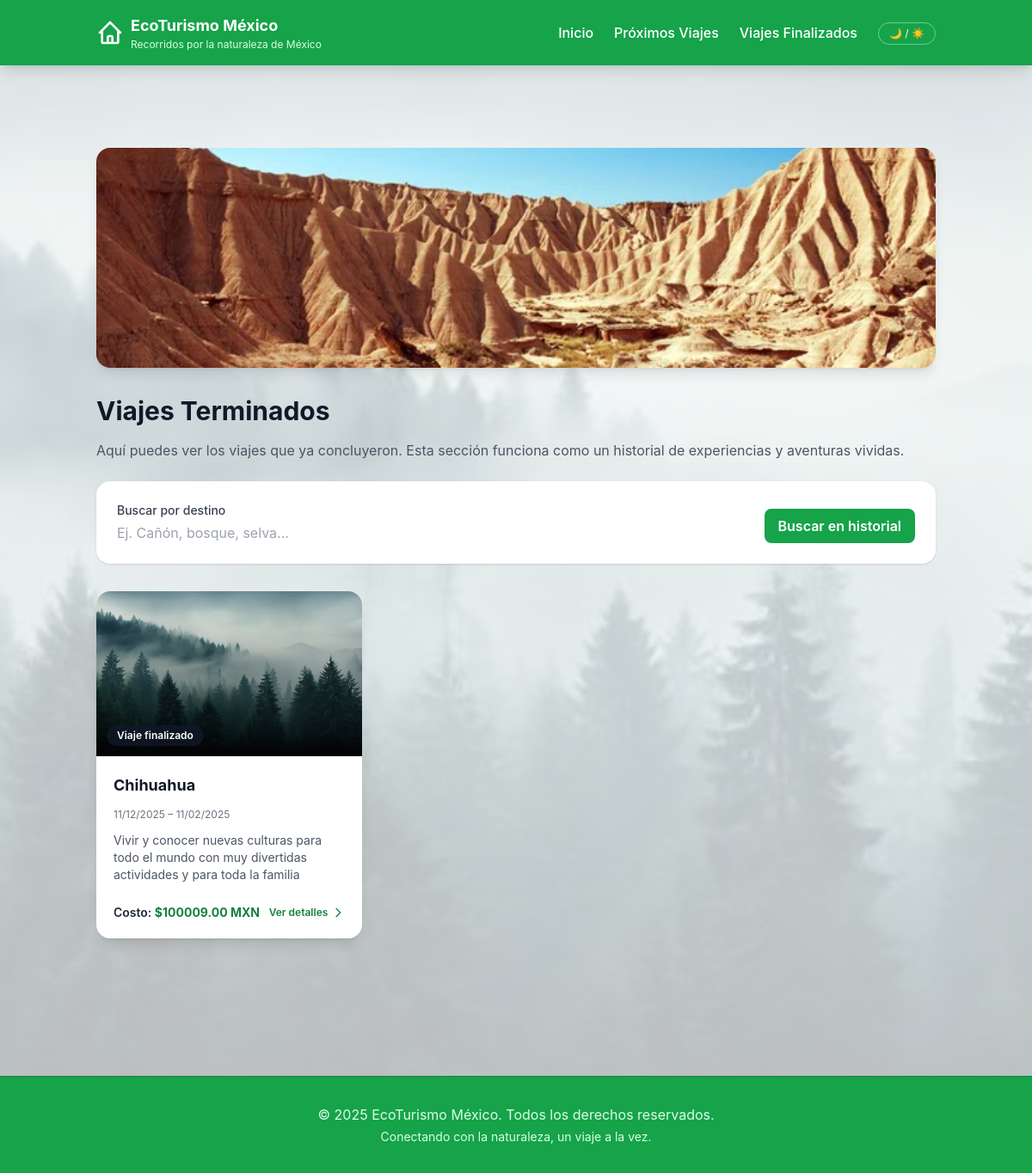
The page /viajesT/ on the database its author committed.
### registros/models.py (models this page shows, shortened)
class Viajes(models.Model):
    destino = models.CharField(max_length=100)
    lugar = models.CharField(max_length=100)
    descripcion = RichTextField()
    fecha_salida = models.DateField()
    fecha_regreso = models.DateField()
    costo = models.DecimalField(max_digits=8, decimal_places=2)
    imagen = models.ImageField(null=True, upload_to="fotos", verbose_name="Fotografía")
    latitud = models.DecimalField(
        "Latitud (opcional)",
        max_digits=9,
        decimal_places=6,
        null=True,
        blank=True,
    )
    longitud = models.DecimalField(
        "Longitud (opcional)",
        max_digits=9,
        decimal_places=6,
        null=True,
        blank=True,
    )
    video_url = models.URLField(
        "URL de video (YouTube opcional)",
        max_length=200,
        null=True,
        blank=True,
    )
    cancelado = models.BooleanField(
        default=False,
        verbose_name="Viaje cancelado",
        help_text="Si está marcado, el viaje se mostrará como cancelado en el sitio público.",
    )
    created = models.DateTimeField(auto_now_add=True)
    updated = models.DateTimeField(auto_now_add=True)
    class Meta:
        verbose_name = "Viaje"
        verbose_name_plural = "Viajes"
        ordering = ["-created"]

### contenido/views.py (the view)
# urls.py: path("viajesT/", views.viajesTerminados, name="viajes_terminados"),
def viajesTerminados(request):
    hoy = datetime.date.today()
    viajes_qs = Viajes.objects.filter(fecha_regreso__lt=hoy)
    q = request.GET.get("q", "").strip()
    if q:
        viajes_qs = viajes_qs.filter(destino__icontains=q)
    viajes_qs = viajes_qs.order_by("-fecha_regreso")
    paginator = Paginator(viajes_qs, 9)
    page_number = request.GET.get("page")
    page_obj = paginator.get_page(page_number)
    context = {
        "viajes_lista": page_obj.object_list,
        "page_obj": page_obj,
        "q": q,
    }
    return render(request, "contenido/viajesT.html", context)

### contenido/templates/contenido/viajesT.html (shortened to what this page needs)
{% extends "contenido/base.html" %}
{% load static %}
{% block content %}
<section class="py-12">
    <div class="mb-8 rounded-2xl overflow-hidden shadow-lg max-h-64">
        <img src="{% static 'contenido/img/img-desierto.jpg' %}"
             alt="Paisaje desértico"
             class="w-full h-64 object-cover">
    </div>
    <h1 class="text-3xl font-bold text-gray-900 dark:text-gray-100 mb-4">Viajes Terminados</h1>
    <p class="text-gray-600 dark:text-gray-300 mb-6">
        Aquí puedes ver los viajes que ya concluyeron. Esta sección funciona como un historial
        de experiencias y aventuras vividas.
    </p>
    <form method="get" class="mb-8 bg-white dark:bg-gray-800 rounded-2xl shadow p-4 md:p-6 flex flex-col md:flex-row md:items-end md:space-x-4 space-y-4 md:space-y-0">
        <div class="flex-1">
            <label for="q" class="block text-sm font-medium text-gray-700 dark:text-gray-200 mb-1">Buscar por destino</label>
            <input type="text" name="q" id="q"
                   value="{{ q }}"
                   class="w-full rounded-lg border-gray-300 dark:border-gray-600 dark:bg-gray-900 dark:text-gray-100 focus:border-green-500 focus:ring-green-500"
                   placeholder="Ej. Cañón, bosque, selva...">
        </div>
        <div class="w-full md:w-auto">
            <button type="submit"
                    class="w-full inline-flex justify-center items-center px-4 py-2 rounded-lg bg-green-600 text-white font-semibold hover:bg-green-700 transition">
                Buscar en historial
            </button>
        </div>
    </form>
    {% if viajes_lista %}
        <div class="grid grid-cols-1 md:grid-cols-2 lg:grid-cols-3 gap-6">
            {% for viaje in viajes_lista %}
            <article class="bg-white dark:bg-gray-800 rounded-2xl shadow-lg overflow-hidden flex flex-col">
                <div class="relative">
                    <img src="{% if viaje.imagen %}{{ viaje.imagen.url }}{% else %}{% static 'contenido/img/img-bosque.jpg' %}{% endif %}"
                         alt="{{ viaje.destino }}"
                         class="w-full h-48 object-cover">
                    <div class="absolute inset-0 bg-gradient-to-t from-black/60 to-transparent"></div>
                    <div class="absolute bottom-3 left-3">
                        <span class="inline-block bg-gray-900/80 text-white text-xs font-semibold px-3 py-1 rounded-full shadow">
                            Viaje finalizado
                        </span>
                    </div>
                </div>
                <div class="flex-1 flex flex-col p-5 space-y-3">
                    <h2 class="text-lg font-bold text-gray-900 dark:text-gray-100">{{ viaje.destino }}</h2>
                    <p class="text-xs text-gray-500">
                        {{ viaje.fecha_salida|date:"d/m/Y" }} – {{ viaje.fecha_regreso|date:"d/m/Y" }}
                    </p>
                    <p class="text-sm text-gray-600 dark:text-gray-300 line-clamp-3">
                        {{ viaje.descripcion|striptags|truncatechars:150 }}
                    </p>
                    <div class="mt-auto pt-3 flex justify-between items-center">
                        <span class="text-sm font-semibold text-gray-800 dark:text-gray-100">
                            Costo: <span class="text-green-700 dark:text-green-400 font-bold">${{ viaje.costo }} MXN</span>
                        </span>
                        <a href="{% url 'viaje_detalle' viaje.id %}"
                           class="inline-flex items-center text-xs font-semibold text-green-700 hover:text-green-900">
                            Ver detalles
                            <svg xmlns="http://www.w3.org/2000/svg" class="h-4 w-4 ml-1" fill="none" viewBox="0 0 24 24" stroke="currentColor">
                                <path stroke-linecap="round" stroke-linejoin="round" stroke-width="2"
                                      d="M9 5l7 7-7 7" />
                            </svg>
                        </a>
                    </div>
                </div>
            </article>
            {% endfor %}
        </div>
    {% else %}
        <div class="bg-white dark:bg-gray-800 rounded-2xl shadow-lg p-8 text-center">
            <p class="text-gray-500 dark:text-gray-300">
                Por el momento no hay viajes terminados registrados.
            </p>
        </div>
    {% endif %}
</section>
{% endblock %}

### contenido/templates/contenido/base.html (style rules this page uses)
body { font-family: 'Inter', sans-serif; }

### rows shown on the page
Viajes: imagen (picture), destino "Chihuahua", fecha_salida "11/12/2025", fecha_regreso "11/02/2025", descripcion "Vivir y conocer nuevas culturas para todo el mundo con muy divertidas actividades y para toda la familia", costo "100009.00"
